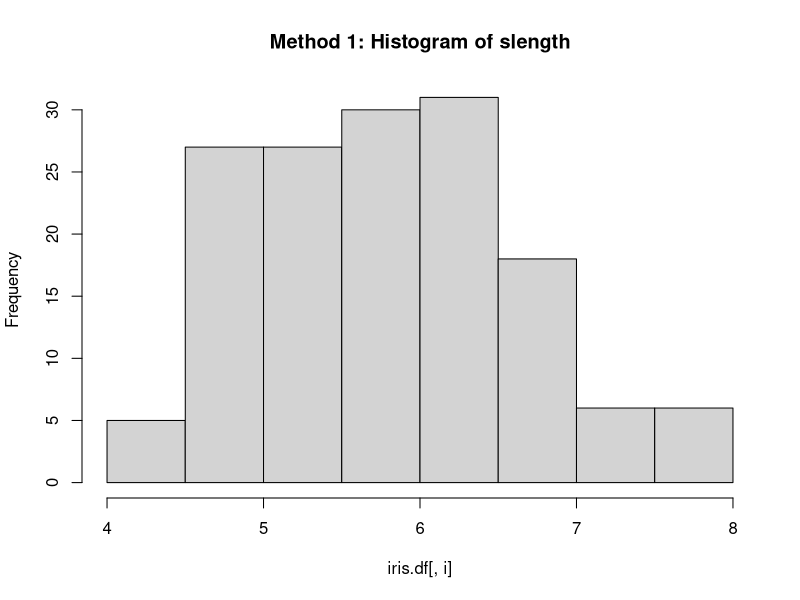
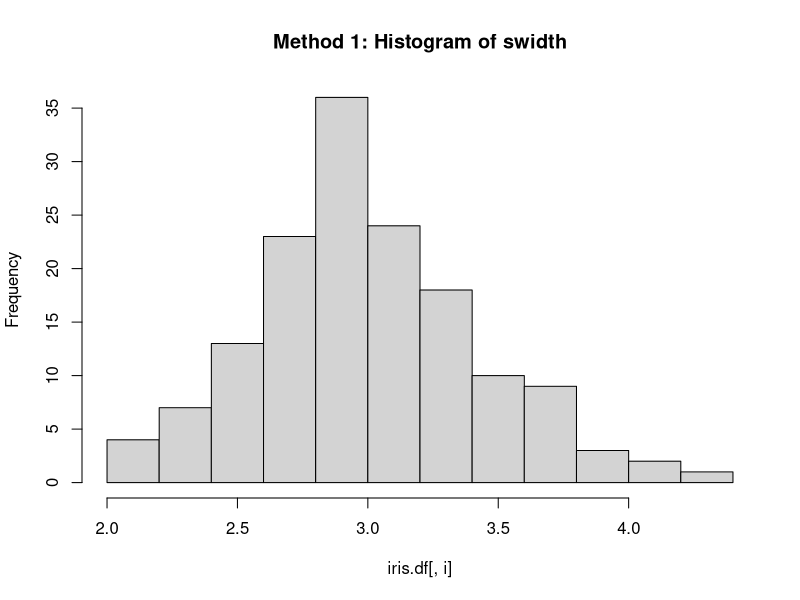
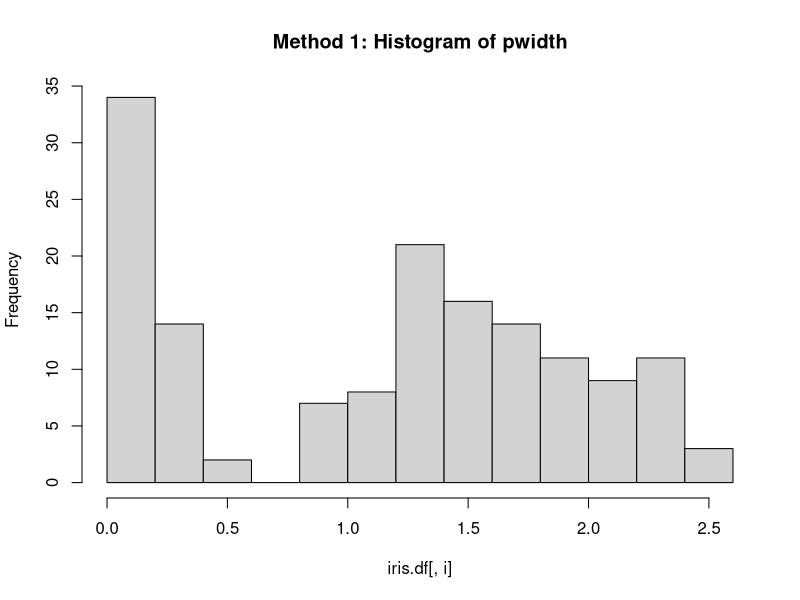
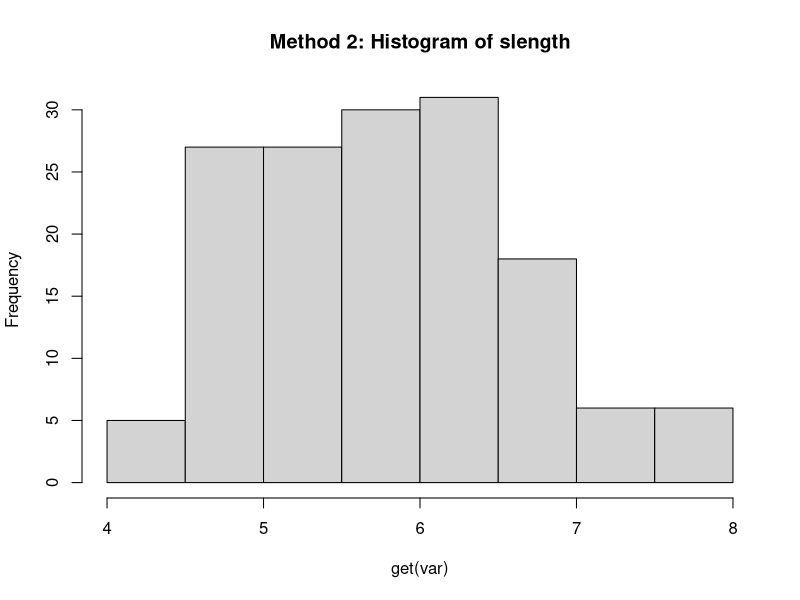
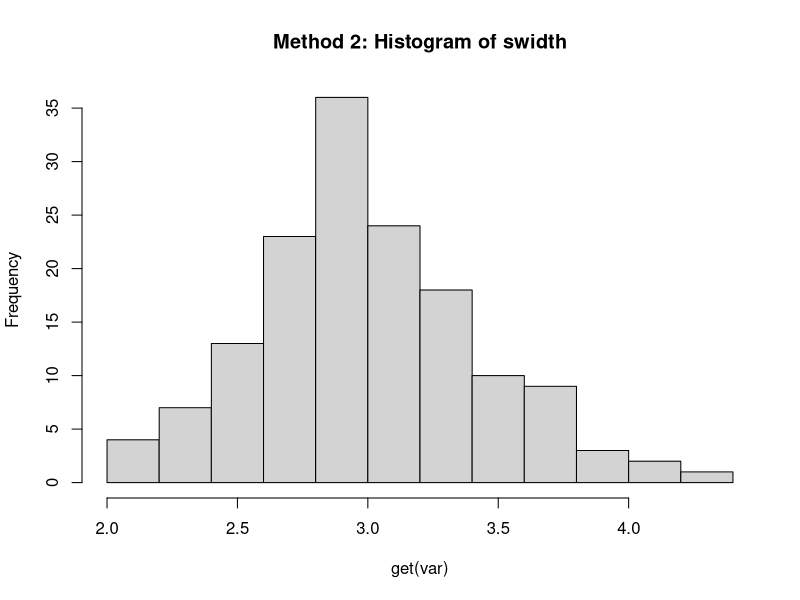
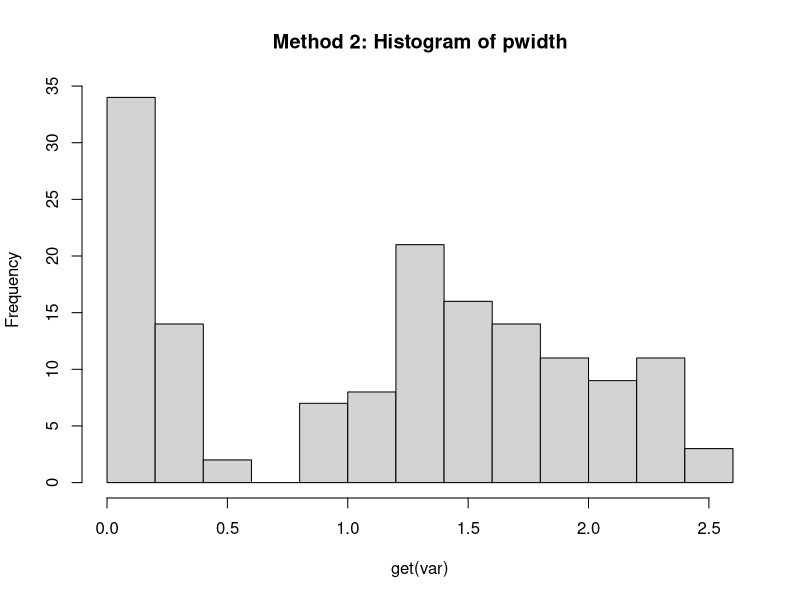
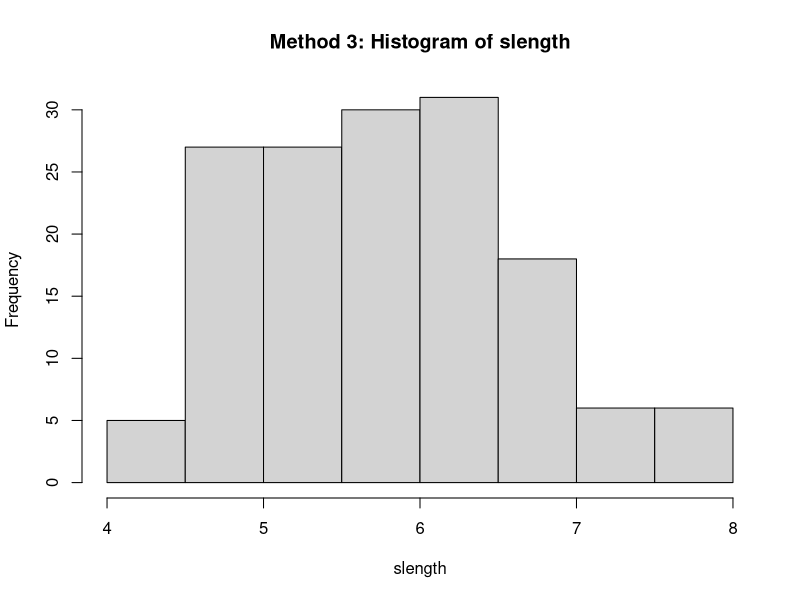
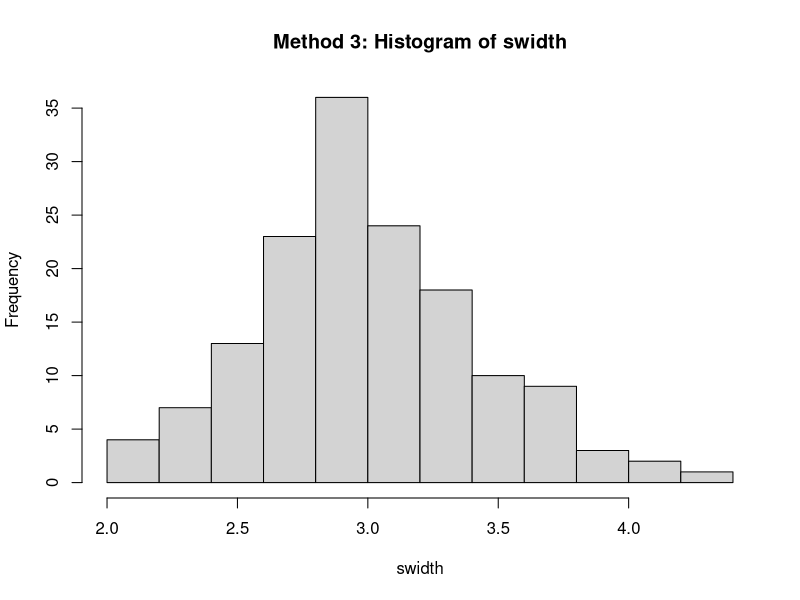

Here is the R script that generated these plots, in order:

slength <- iris$Sepal.Length
swidth <- iris$Sepal.Width
pwidth <- iris$Petal.Width

iris.df <- data.frame(slength, swidth, pwidth)
for (i in 1:3) {
  png(paste0("graphs/method1_",names(iris.df)[i],".png"))
  hist(iris.df[, i], main = paste0("Method 1: Histogram of ",names(iris.df)[i]))
  dev.off()
}

varlist <- c("slength","swidth","pwidth")
for (var in varlist) {
  png(paste0("graphs/method2_",var,".png"))
  hist(get(var), main = paste("Method 2: Histogram of",var))
  dev.off()
}

varlist <- c("slength","swidth","pwidth")
for (i in varlist) {
  png(paste0("graphs/method3_",var,".png"))
  evalstring = paste0("hist(",i,",main = \"Method 3: Histogram of ", i,"\")")
  eval(parse(text = evalstring))
  dev.off()
}

OLS <- function(y,X) {
  return(solve(t(X) %*% X) %*% t(X) %*% y)
}
data <- read.csv("auto.csv", header=TRUE)
names(data) <- c("price", "mpg", "weight")
y <- matrix(data$price)
X <- cbind(1, data$mpg, data$weight)

res <- lm(price ~ 1 + mpg + weight, data = data)
coef(summary(res))
summary(res)$fstatistic

n <- nrow(X); k <- ncol(X)
b <- OLS(y,X)
e <- y - X %*% b
s2 <- t(e) %*% e / (n - k)
XpXinv <- solve(t(X) %*% X)
se <- sqrt(s2 * diag(XpXinv))

(t <- (b - 0) / se)
(p <- apply(t, 1, function(t) {2 * pt(-abs(t), df = (n - k))}))

(F <- t(b) %*% (t(X) %*% X) %*% b / (s2*3))

R <- rbind(c(0, 1, 0), c(0, 0, 1)); J <- 2
select.var <- solve(R %*% solve(t(X) %*% X) %*% t(R))
(F <- t(R %*% b) %*% select.var %*% (R %*% b) / (s2 * J))

reps <- 10000; n <- 100; k <- 2
z <- matrix(rep(0,reps*k),ncol=k)
q <- matrix(rep(0,reps),ncol=1)
t <- matrix(rep(0,reps*k),ncol=k)

for (i in 1:reps) {
  # simulate the true model
  beta <- matrix(c(42,8), nrow=2)
  X <- cbind(1, rnorm(n))
  sigma <- 1
  eps <- matrix(rnorm(n, 0, sigma), nrow=n)
  y <- X %*% beta + eps

  # run OLS and prepare everything we need to calculate z, q, and t
  b <- OLS(y,X)
  e <- y - X %*% b
  XpXinv = solve(t(X) %*% X)
  s2 <- t(e) %*% e / (n-k)
  se <- sqrt(s2 * diag(XpXinv))

  # calculate test statistics
  z[i, ] <- (b - beta) / sqrt(sigma^2 * diag(XpXinv))
  q[i] <- (t(e) %*% e) / sigma^2
  t[i, ] <- (b - beta) / se # t[i, ] <- (b - c(42,7.9)) / se # what if we have the wrong null?
}

png(filename="inserts/graph1.png",height=300,width=500)
hist(z[ , 2], breaks = reps / 200, probability = T)
curve(dnorm(x, mean = 0, sd = 1), from = -4, to = 4, add=T, lwd=2, col="darkblue")
dev.off()

png(filename="inserts/graph2.png",height=300,width=500)
hist(q, breaks = 50, probability = T)
curve(dchisq(x, df = n-k), from = 60, to = 160, add=T, lwd=2, col="darkred")
dev.off()

png(filename="inserts/graph3.png",height=300,width=500)
hist(t[ ,2], breaks = reps / 200, probability = T)
curve(dnorm(x, mean = 0, sd = 1), from = -4, to = 4, add=T, lwd=2, col="darkblue")
curve(dt(x, df = n-k), from = -4, to = 4, add=T, lwd=2, col="darkgreen")
dev.off()
